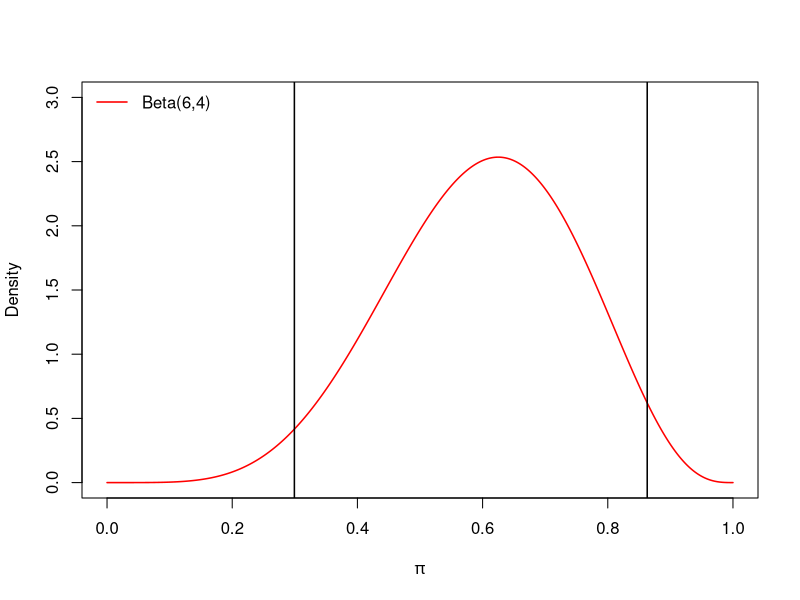
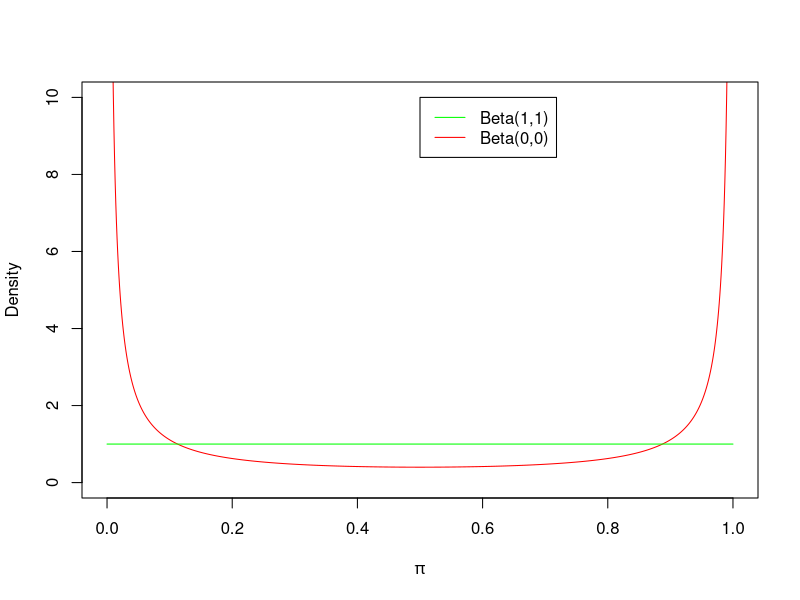

Source code (R) for these figures, in order:
qbeta(0.025,5,3)
qbeta(0.975,5,3)
1-pbeta(0.5,5,3)

a<-b<-0
awins<-1-(gamma(a+b+8)/(gamma(a+5)*gamma(b+3)))/(gamma(a+b+11)/(gamma(a+5)*gamma(b+6)))

awins/(1-awins)

1/18
1-1/11

485/512

5/8

pdf("/Users/sib2/Box Sync/Faculty/Education/BIOSTAT725/website/slides/images/01/beta64.pdf", width = 5, height = 5)
x<-seq(0,1,0.001)
density1<-dbeta(x,6,4)
plot(x,density1,type="l",ylim=c(0,3),ylab="Density",xlab=expression(pi),col="red", lwd = 1.5)
legend("topleft",legend=c("Beta(6,4)"),lty=c(1),col=c("red"), lwd = 1.5, bty = "n")
abline(v=qbeta(0.025,6,4), lwd = 1.5)
abline(v=qbeta(0.975,6,4), lwd = 1.5)
dev.off()


pdf("/Users/Sam/Documents/Sam/School/Graduate/DCRI/Talk09162015/beta.pdf")
x<-seq(0,1,0.001)
density1<-dbeta(x,1,1)
density0<-x^(-1)*(1-x)^(-1)
plot(x,density0/10,type="l",ylim=c(0,10),ylab="Density",xlab=expression(pi),col="red")
lines(x,density1,type="l",col="green")
legend(0.5,10,legend=c("Beta(1,1)","Beta(0,0)"),lty=c(1,1),col=c("green","red"))
dev.off()

awins<-1-(3/8)*(4/9)*(5/10)

awins/(1-awins)